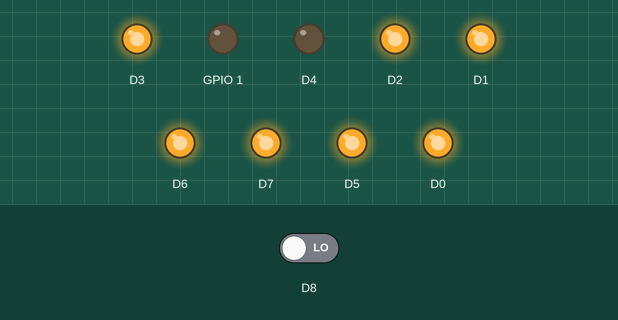
A sketch run on a simulated ESP8266 (NodeMCU). Shown: output pins drawn as LEDs (lit = HIGH). Dashed ring = blinking. The test bench sets the inputs (shaded band); at power-on: D8 LOW. EEPROM starts erased; no MQTT or app messages arrive unless stated; what the sketch prints to the serial monitor is not drawn.

Above: at 1.2 s.
1.3 s: D8 driven HIGH
At 2.18 s:
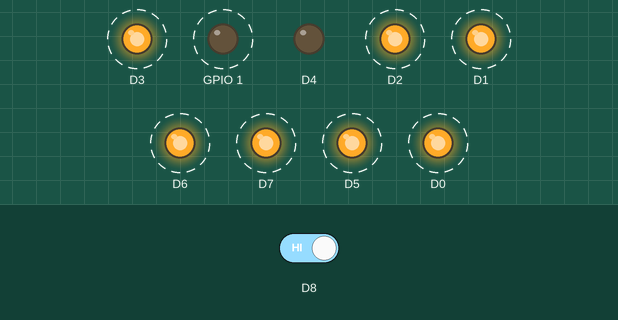
4.3 s: D8 driven LOW
At 5.3 s:
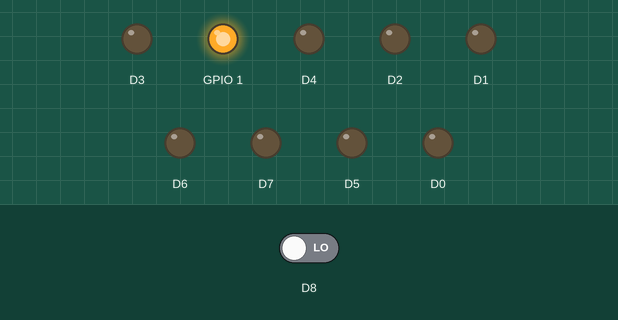
Timing chart, 0 to 7.3 s (numbered marks = the images above; inputs shaded):
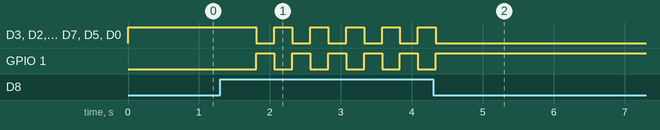

The sketch:

cloudmqtt.ino
```cpp
#include <ESP8266WiFi.h>
#include <EEPROM.h>
#include <WiFiClient.h>
#include <PubSubClient.h>
#include <ArduinoJson.h>

// Set these to run example.


// You should get Auth Token in the Blynk App.
// Go to the Project Settings (nut icon).
//char auth[] = "2f61d44d154c4e4ba56f50c3e1a05a92";

// Your WiFi credentials.
// Set password to "" for open networks.
char ssid[] = "Yo";
char pass[] = "1234567890";
int mod = 0;
int state = 0;
int blystate=0;
int bl=1;
const char* mqttServer = "demos.ths.agency";
const int mqttPort =1883;
const char* mqttUser = "";
const char* mqttPassword = "";
int s1 ,s2 , s3;

WiFiClient espClient;
PubSubClient client(espClient);

void setup()
{
  // Debug console
  Serial.begin(9600);
  EEPROM.begin(512);

  pinMode(D1,OUTPUT);
  pinMode(D2,OUTPUT);
  pinMode(D3,OUTPUT);
  pinMode(D4,OUTPUT);
  pinMode(D0,OUTPUT);
  pinMode(D5,OUTPUT);
  pinMode(D6,OUTPUT);
  pinMode(D7,OUTPUT);
  pinMode(D10, OUTPUT);
  digitalWrite(D1,HIGH);
  digitalWrite(D2,HIGH);
  digitalWrite(D3,HIGH);
  digitalWrite(D4,LOW);
  digitalWrite(D0,HIGH);
  digitalWrite(D5,HIGH);
  digitalWrite(D6,HIGH);
  digitalWrite(D7,HIGH);
  digitalWrite(D10, LOW);
//  digitalWrite(10,LOW);
 pinMode(D8,INPUT);

 Serial.begin(9600);

 state = EEPROM.read(0);
 if(state == 97)
  state = 0;

 client.setServer(mqttServer, mqttPort);
  client.setCallback(callback);
  while (!client.connected()) {
    Serial.println("Connecting to MQTT...");
    if(client.connect("ESP8266Client", mqttUser, mqttPassword ))
    {
     Serial.println("connected");
    }else{
      Serial.print("failed state ");
      Serial.print(client.state());
      delay(2000);
    }
  }


  client.publish("sync" , "{\"key\":\"1234567890\"}");
//  client.subscribe("switches");
}


void callback(char* topic, byte* payload, unsigned int length)
{

  Serial.begin(9600);
    Serial.print("Messageved in topic: ");
  Serial.println(topic);
  char a[length];
  StaticJsonBuffer<2000> jsonBuffer;
  Serial.print("Message");
   for (int i = 0; i < length; i++) {
    Serial.print((char)payload[i]);
    a[i]=payload[i];


  }
  a[length]= '\0';

    String mystring(topic);

  if(mystring == "switch")
  {
    JsonObject& object = jsonBuffer.parseObject(a);
    Serial.println("In Switch");
    if(object["name"] == "switch1"){
      s1 = object["status"];
    } else if (object["name"] == "switch2"){
      s2 = object["status"];
    } else if (object["name"] == "switch3"){
      s3 = object["status"];
    }
  }

  else if(mystring == "nodeswitches"){
   s1=a[1]- 48;
   s2=a[2]- 48;
   s3=a[3]- 48;
  }
}


void loop()
{
  mod = digitalRead(D8);
  if(mod == 1 ) {
    if(state == 0)
      state = 1;
    else
      state = 0;

     EEPROM.write(0, state);
     EEPROM.commit();
     delay(250);
  }

  if(WiFi.status() ==  WL_CONNECTED  )
    {
      digitalWrite(D4,HIGH);

      if(state==1)
        {

            digitalWrite(D1,LOW);
            digitalWrite(D2,LOW);
            digitalWrite(D3,LOW);
            digitalWrite(D0,LOW);
            digitalWrite(D5,LOW);
            digitalWrite(D6,LOW);
            digitalWrite(D7,LOW);
            digitalWrite(D10,HIGH);

        }

     else
        {

          client.loop();
          client.subscribe("nodeswitches");
          client.subscribe("switch");
            digitalWrite(D1,s1);
            digitalWrite(D2,s2);
            digitalWrite(D3,s3);
            digitalWrite(D10,LOW);

          }
    }
  else
    {
      if(state==1)
           {
              //Serial.print("ELSE");
              digitalWrite(D4,LOW);
              digitalWrite(D1,LOW);
              digitalWrite(D2,LOW);
              digitalWrite(D3,LOW);
              //digitalWrite(D4,LOW);
              digitalWrite(D0,LOW);
              digitalWrite(D5,LOW);
              digitalWrite(D6,LOW);
              digitalWrite(D7,LOW);
              digitalWrite(D10,HIGH);
            }
      else
           {
              //Serial.print("ELSE2");
              digitalWrite(D1,HIGH);
              digitalWrite(D2,HIGH);
              digitalWrite(D3,HIGH);
              digitalWrite(D4,LOW);
              digitalWrite(D0,HIGH);
              digitalWrite(D5,HIGH);
              digitalWrite(D6,HIGH);
              digitalWrite(D7,HIGH);
              digitalWrite(D10,LOW);
          }
    }

}
```

Measured:
- after the input at 1.3 s, D3, GPIO 1, D2, D1, D6, D7, D5, D0: alternates HIGH for 0.25 s and LOW for 0.25 s, starting after 0.51 s
- after the input at 4.3 s, D3, D2, D1, D6, D7, D5, D0: goes on until 4.3 s, then stays LOW; GPIO 1: goes on until 4.3 s, then stays HIGH
